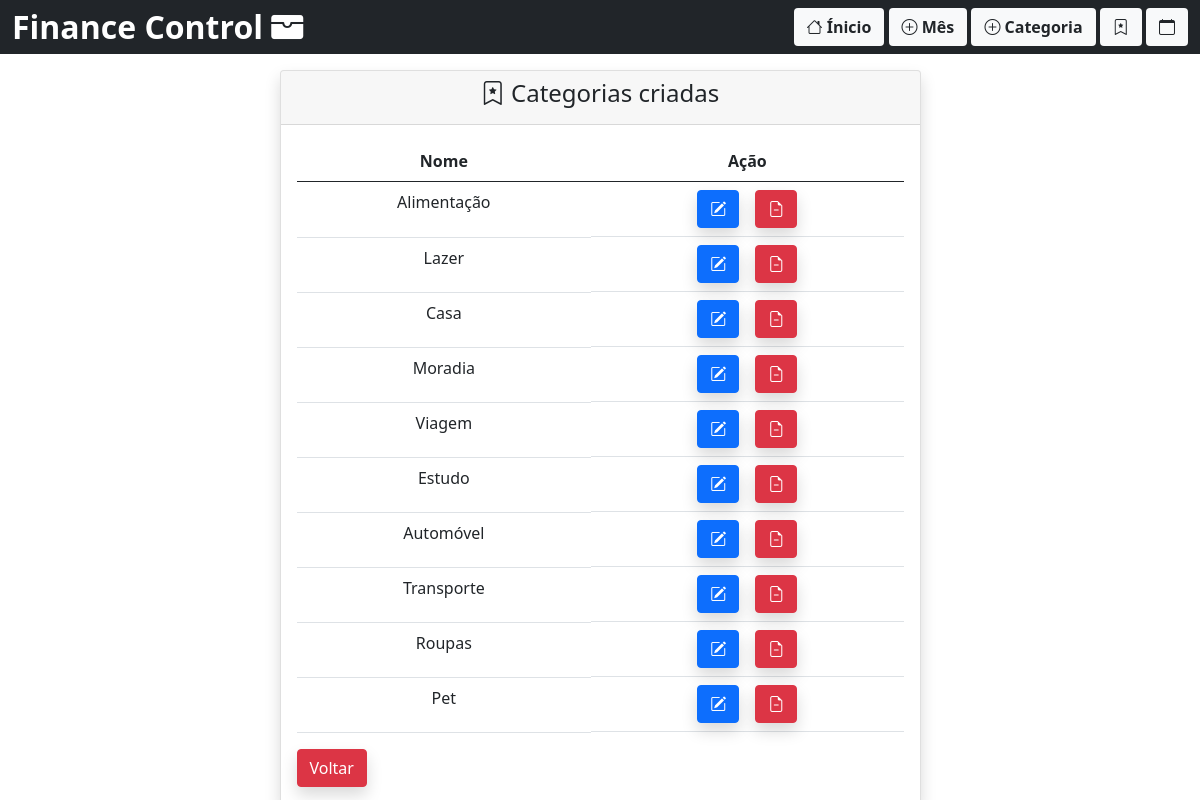
The app's page /crud_cat.php with its own data.
### tables this page shows
CREATE TABLE
  IF NOT EXISTS `Category` (
    `id` INT PRIMARY KEY AUTO_INCREMENT,
    `name` VARCHAR(120) NOT NULL,
    `priority` INT (5) UNSIGNED DEFAULT (0) NOT NULL
  );

### crud_cat.php (the view, shortened to what this page needs)
<?php
require_once("conexao.php");
$sql = "SELECT * FROM category";
$categorias = mysqli_query($conn, $sql);
?>
<!DOCTYPE html>
<html lang="pt-br">
<head>
    <link rel="stylesheet"
        href="https://cdn.jsdelivr.net/npm/bootstrap-icons@1.11.3/font/bootstrap-icons.min.css">
    <link
        href="https://cdn.jsdelivr.net/npm/bootstrap@5.0.2/dist/css/bootstrap.min.css"
        rel="stylesheet"
>
</head>
<body>
    <nav class="navbar navbar-expand-lg bg-dark text-white">
        <div class="container-fluid d-flex align-items-center">
            <h2 class="mb-0 fw-bold">
                Finance Control
                <i class="bi bi-wallet-fill"></i>
            </h2>
            <div>
                <a class="btn bg-light fw-bold" href="index.php"><i
                        class="bi bi-house"></i> Ínicio</a>
                <a class="btn bg-light fw-bold" href="add_mes.php"><i
                        class="bi bi-plus-circle"></i> Mês</a>
                <a class="btn bg-light fw-bold  " href="add_cat.php"><i
                        class="bi bi-plus-circle"></i> Categoria</a>
                <a class="btn bg-light fw-bold" href="crud_cat.php"><i
                        class="bi bi-bookmark-star"></i></a>
                <a class="btn bg-light fw-bold" href="crud_mes.php"><i
                        class="bi bi-calendar"></i></a>
            </div>
        </div>
    </nav>
    <div class="container mt-3">
        <div class="row justify-content-center">
            <div class="col-sm-7">
                <div class="card shadow rounded">
                    <div class="card-header">
                        <h4 class="text-center">
                            <i class="bi bi-bookmark-star"></i> Categorias
                            criadas
                        </h4>
                    </div>
                    <div class="card-body">
                        <table class="table table-striped-columns table-hover">
                            <thead class="text-center fw-bold">
                                <tr>
                                    <td>Nome</td>
                                    <td>Ação</td>
                                </tr>
                            </thead>
                            <tbody class="text-center">
                                <tr> <?php foreach ($categorias as $categoria): ?>
                                        <td><?= $categoria['name']; ?>
                                        </td>
                                        <td
                                            class="d-flex justify-content-center gap-3  ">
                                            <a href="edit_cat.php?category_id=<?= $categoria['id']; ?>"
                                                class="btn btn-primary shadow rounded"><i
                                                    class="bi bi-pencil-square"></i></button></a>
                                            <form action="acoes.php" method="POST">
                                                <button name="delete_categoria"
                                                    onclick="return confirm('Tem certeza que deseja excluir essa categoria?')"
                                                    class="btn btn-danger shadow rounded"
                                                    value="<?= $categoria['id'] ?>"><i
                                                        class="bi bi-file-earmark-minus"></i></button>
                                            </form>
                                        </td>
                                    </tr>
                                <?php endforeach ?>
                            </tbody>
                        </table>
                        <a href="index.php"
                            class="btn btn-danger shadow rounded">Voltar</a>
                    </div>
                </div>
            </div>
        </div>
    </div>
</body>
</html>

### records on screen
category: name "Alimentação", $categoria['id'] 1 (drawn)
category: name "Lazer", $categoria['id'] 2 (drawn)
category: name "Casa", $categoria['id'] 3 (drawn)
category: name "Moradia", $categoria['id'] 4 (drawn)
category: name "Viagem", $categoria['id'] 5 (drawn)
category: name "Estudo", $categoria['id'] 6 (drawn)
category: name "Automóvel", $categoria['id'] 7 (drawn)
category: name "Transporte", $categoria['id'] 8 (drawn)
category: name "Roupas", $categoria['id'] 9 (drawn)
category: name "Pet", $categoria['id'] 10 (drawn)
